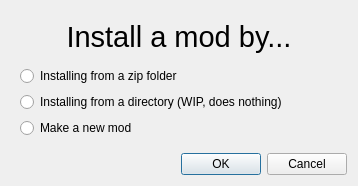
<?xml version="1.0" encoding="UTF-8"?>
<ui version="4.0">
 <class>Dialog</class>
 <widget class="QDialog" name="Dialog">
  <property name="geometry">
   <rect>
    <x>0</x>
    <y>0</y>
    <width>358</width>
    <height>186</height>
   </rect>
  </property>
  <property name="sizePolicy">
   <sizepolicy hsizetype="Fixed" vsizetype="Fixed">
    <horstretch>0</horstretch>
    <verstretch>0</verstretch>
   </sizepolicy>
  </property>
  <property name="windowTitle">
   <string>Dialog</string>
  </property>
  <layout class="QGridLayout" name="gridLayout">
   <item row="0" column="0">
    <widget class="QWidget" name="widget" native="true">
     <layout class="QGridLayout" name="gridLayout_2">
      <item row="0" column="0">
       <widget class="QLabel" name="label">
        <property name="font">
         <font>
          <pointsize>22</pointsize>
         </font>
        </property>
        <property name="text">
         <string>Install a mod by...</string>
        </property>
        <property name="alignment">
         <set>Qt::AlignmentFlag::AlignHCenter|Qt::AlignmentFlag::AlignTop</set>
        </property>
        <property name="textInteractionFlags">
         <set>Qt::TextInteractionFlag::NoTextInteraction</set>
        </property>
       </widget>
      </item>
      <item row="1" column="0">
       <widget class="QRadioButton" name="installFolderRadioButton">
        <property name="text">
         <string>Installing from a zip folder</string>
        </property>
        <attribute name="buttonGroup">
         <string notr="true">buttonGroup</string>
        </attribute>
       </widget>
      </item>
      <item row="2" column="0">
       <widget class="QRadioButton" name="installArchiveRadioButton">
        <property name="text">
         <string>Installing from a directory (WIP, does nothing)</string>
        </property>
        <attribute name="buttonGroup">
         <string notr="true">buttonGroup</string>
        </attribute>
       </widget>
      </item>
      <item row="3" column="0">
       <widget class="QRadioButton" name="createModRadioButton">
        <property name="text">
         <string>Make a new mod</string>
        </property>
        <attribute name="buttonGroup">
         <string notr="true">buttonGroup</string>
        </attribute>
       </widget>
      </item>
     </layout>
    </widget>
   </item>
   <item row="1" column="0">
    <widget class="QDialogButtonBox" name="buttonBox">
     <property name="orientation">
      <enum>Qt::Orientation::Horizontal</enum>
     </property>
     <property name="standardButtons">
      <set>QDialogButtonBox::StandardButton::Cancel|QDialogButtonBox::StandardButton::Ok</set>
     </property>
    </widget>
   </item>
  </layout>
 </widget>
 <resources/>
 <connections>
  <connection>
   <sender>buttonBox</sender>
   <signal>accepted()</signal>
   <receiver>Dialog</receiver>
   <slot>accept()</slot>
   <hints>
    <hint type="sourcelabel">
     <x>248</x>
     <y>254</y>
    </hint>
    <hint type="destinationlabel">
     <x>157</x>
     <y>274</y>
    </hint>
   </hints>
  </connection>
  <connection>
   <sender>buttonBox</sender>
   <signal>rejected()</signal>
   <receiver>Dialog</receiver>
   <slot>reject()</slot>
   <hints>
    <hint type="sourcelabel">
     <x>316</x>
     <y>260</y>
    </hint>
    <hint type="destinationlabel">
     <x>286</x>
     <y>274</y>
    </hint>
   </hints>
  </connection>
 </connections>
 <buttongroups>
  <buttongroup name="buttonGroup"/>
 </buttongroups>
</ui>
